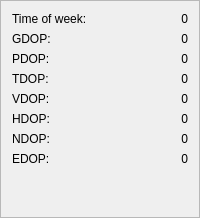
                <widget class="QFrame" name="frameDOP">
                 <property name="frameShape">
                  <enum>QFrame::StyledPanel</enum>
                 </property>
                 <property name="frameShadow">
                  <enum>QFrame::Raised</enum>
                 </property>
                 <layout class="QGridLayout" name="gridLayout_7">
                  <item row="6" column="1">
                   <widget class="QLabel" name="labelDOPN">
                    <property name="text">
                     <string>0</string>
                    </property>
                    <property name="alignment">
                     <set>Qt::AlignRight|Qt::AlignTrailing|Qt::AlignVCenter</set>
                    </property>
                   </widget>
                  </item>
                  <item row="4" column="1">
                   <widget class="QLabel" name="labelDOPV">
                    <property name="text">
                     <string>0</string>
                    </property>
                    <property name="alignment">
                     <set>Qt::AlignRight|Qt::AlignTrailing|Qt::AlignVCenter</set>
                    </property>
                   </widget>
                  </item>
                  <item row="0" column="0">
                   <widget class="QLabel" name="label_64">
                    <property name="text">
                     <string>Time of week: </string>
                    </property>
                   </widget>
                  </item>
                  <item row="1" column="1">
                   <widget class="QLabel" name="labelDOPG">
                    <property name="text">
                     <string>0</string>
                    </property>
                    <property name="alignment">
                     <set>Qt::AlignRight|Qt::AlignTrailing|Qt::AlignVCenter</set>
                    </property>
                   </widget>
                  </item>
                  <item row="6" column="0">
                   <widget class="QLabel" name="label_45">
                    <property name="text">
                     <string>NDOP: </string>
                    </property>
                   </widget>
                  </item>
                  <item row="3" column="1">
                   <widget class="QLabel" name="labelDOPT">
                    <property name="text">
                     <string>0</string>
                    </property>
                    <property name="alignment">
                     <set>Qt::AlignRight|Qt::AlignTrailing|Qt::AlignVCenter</set>
                    </property>
                   </widget>
                  </item>
                  <item row="2" column="0">
                   <widget class="QLabel" name="label_41">
                    <property name="text">
                     <string>PDOP: </string>
                    </property>
                   </widget>
                  </item>
                  <item row="0" column="1">
                   <widget class="QLabel" name="labelDOPITOW">
                    <property name="text">
                     <string>0</string>
                    </property>
                    <property name="alignment">
                     <set>Qt::AlignRight|Qt::AlignTrailing|Qt::AlignVCenter</set>
                    </property>
                   </widget>
                  </item>
                  <item row="2" column="1">
                   <widget class="QLabel" name="labelDOPP">
                    <property name="text">
                     <string>0</string>
                    </property>
                    <property name="alignment">
                     <set>Qt::AlignRight|Qt::AlignTrailing|Qt::AlignVCenter</set>
                    </property>
                   </widget>
                  </item>
                  <item row="5" column="1">
                   <widget class="QLabel" name="labelDOPH">
                    <property name="text">
                     <string>0</string>
                    </property>
                    <property name="alignment">
                     <set>Qt::AlignRight|Qt::AlignTrailing|Qt::AlignVCenter</set>
                    </property>
                   </widget>
                  </item>
                  <item row="4" column="0">
                   <widget class="QLabel" name="label_43">
                    <property name="text">
                     <string>VDOP: </string>
                    </property>
                   </widget>
                  </item>
                  <item row="7" column="1">
                   <widget class="QLabel" name="labelDOPE">
                    <property name="text">
                     <string>0</string>
                    </property>
                    <property name="alignment">
                     <set>Qt::AlignRight|Qt::AlignTrailing|Qt::AlignVCenter</set>
                    </property>
                   </widget>
                  </item>
                  <item row="5" column="0">
                   <widget class="QLabel" name="label_44">
                    <property name="text">
                     <string>HDOP: </string>
                    </property>
                   </widget>
                  </item>
                  <item row="7" column="0">
                   <widget class="QLabel" name="label_46">
                    <property name="text">
                     <string>EDOP: </string>
                    </property>
                   </widget>
                  </item>
                  <item row="3" column="0">
                   <widget class="QLabel" name="label_42">
                    <property name="text">
                     <string>TDOP: </string>
                    </property>
                   </widget>
                  </item>
                  <item row="1" column="0">
                   <widget class="QLabel" name="label_40">
                    <property name="text">
                     <string>GDOP: </string>
                    </property>
                   </widget>
                  </item>
                  <item row="8" column="0">
                   <spacer name="verticalSpacer_8">
                    <property name="orientation">
                     <enum>Qt::Vertical</enum>
                    </property>
                    <property name="sizeHint" stdset="0">
                     <size>
                      <width>20</width>
                      <height>40</height>
                     </size>
                    </property>
                   </spacer>
                  </item>
                 </layout>
                </widget>
